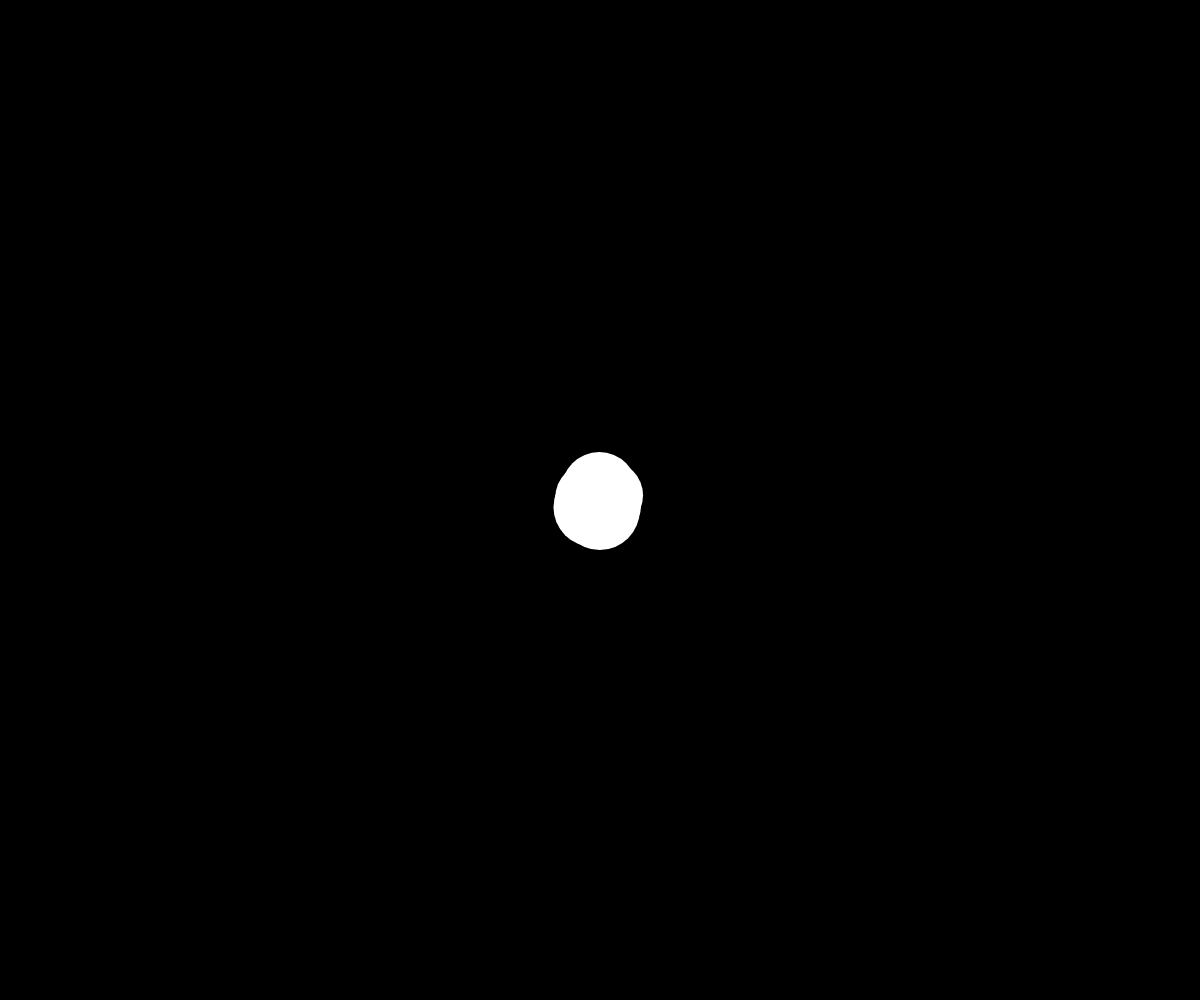
Frame 1 (no input)
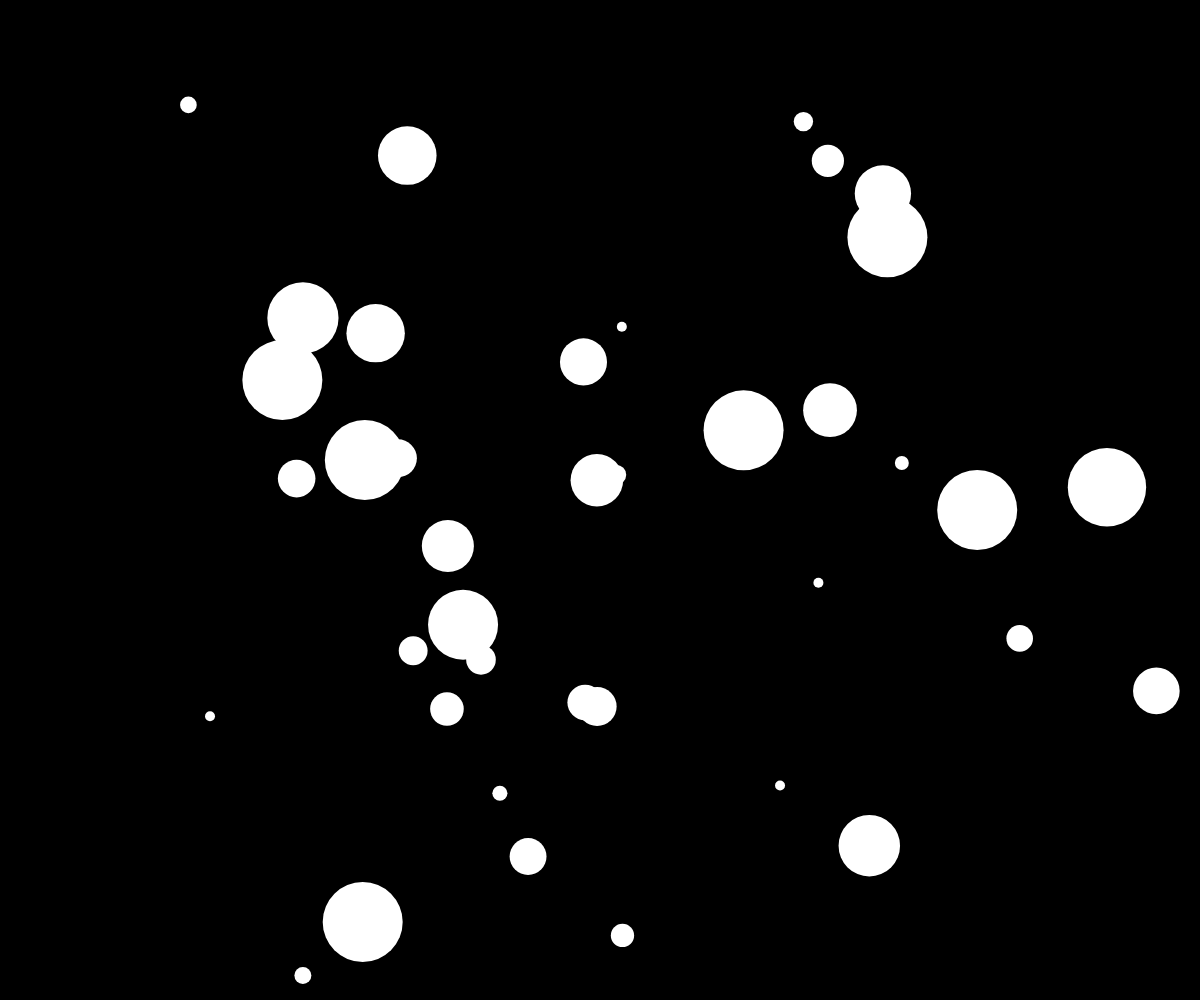
Frame 60 (no input)
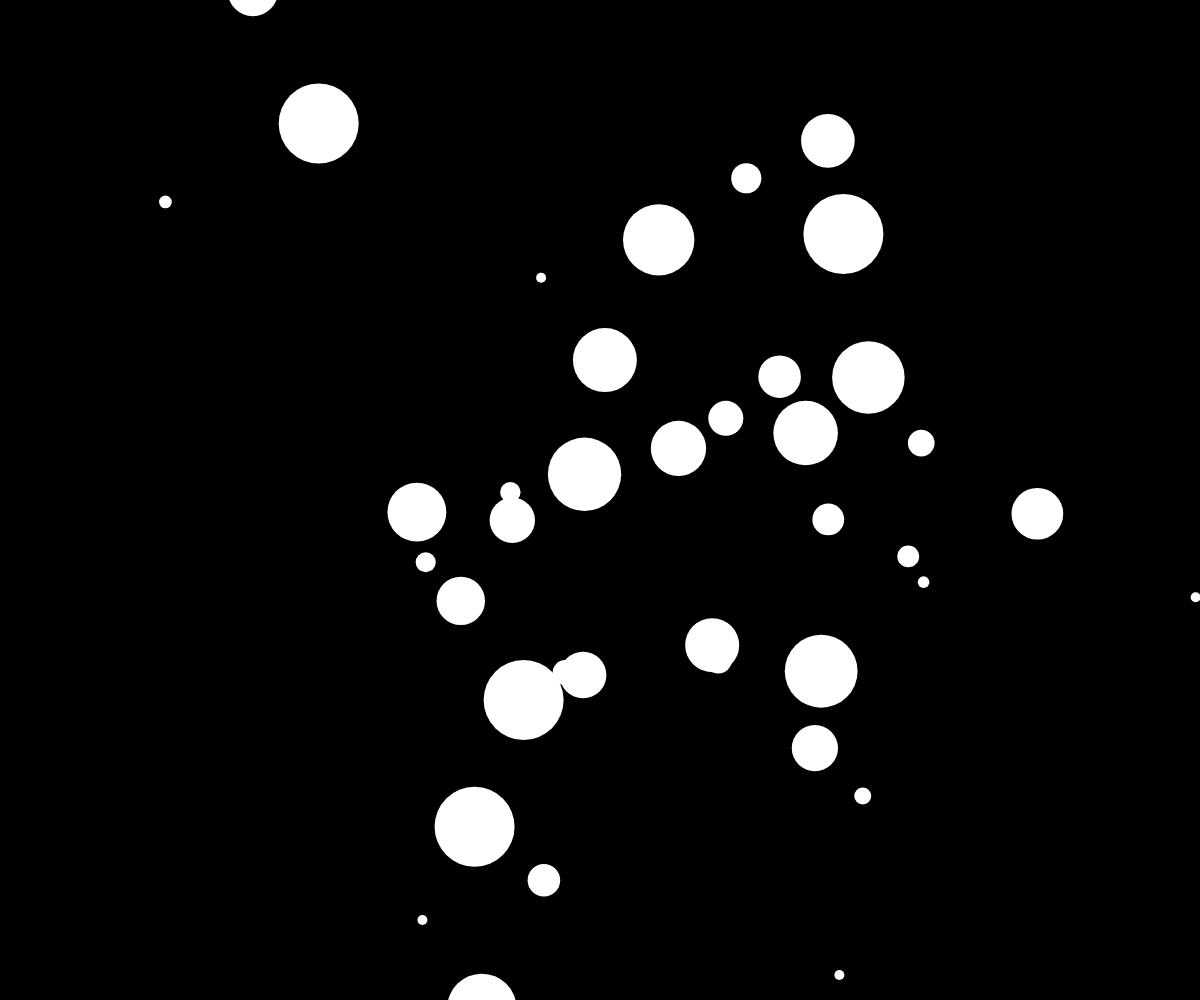
Frame 120 (the mouse pressed at the canvas centre since frame 60)

The p5.js sketch that drew these frames (run headless with seeded random() and noise() and a simulated clock; from frame 60 on, the mouse is pressed at the canvas centre):

// p5.js sketch
// ── sketch.js
let balls = [];
let noOfballs = 40;

function setup() {
  createCanvas(window.innerWidth, window.innerHeight);
  for (let i = 0; i < noOfballs; i++) {
    balls.push(new Mover());
  }

}

function Mover(){
  this.x = width/2;
  this.y = height/2;
  this.radi_range = [5,40]; // this.radi > 5 && this.radi < 40
  this.radi = round(random(5,40));


  this.initialize = function(){
    this.radi_change = round(random(-50,51))/100;
    this.angle = round(random(0,361));
    this.dist = round(random(10,400));
    // After covering this dist this mover will move somewhere else
    this.vel = [1,1];
    this.vel_constant = 10;
    this.final_location = [0,0];
  }
  this.initialize();

  this.setVel = function(){ // Sets velocity and Final location

      // Setting Velocity
      unit_angle = this.angle; // So that angles like 120 appear 30
      
      // Refer Something.jpg
      if(this.angle <= 90){
        this.vel[1] *= -1;
      }
      else if(this.angle <= 180){
        unit_angle = 180-unit_angle;
        this.vel[0] *= -1;
        this.vel[1] *= -1;

      }
      else if(this.angle <= 270){
        unit_angle = unit_angle-180;
        this.vel[0] *= -1;
      }
      else{unit_angle = 360-unit_angle;}
      // else{Other wise both positive}

      this.vel[0] *= this.vel_constant * cos(radians(unit_angle));
      this.vel[1] *= this.vel_constant * sin(radians(unit_angle));

      // Setting Final Location
      this.final_location[0] = this.x + this.vel[0]*this.dist/this.vel_constant;
      /* this.x + cos(unit_angle)*this.dist [But in angle between 90 to 270 
      it is this.x - cos(unit_angle)*this.dist] */
      this.final_location[1] = this.y + this.vel[1]*this.dist/this.vel_constant;
      /* this.y + sin(unit_angle)*this.dist [But in angle between 0 to 180 
      it is this.y - sin(unit_angle)*this.dist] */

      // Refer Something.js
  }
  this.setVel();
  this.changePos = function(){ // Change position and radius of ball

    // This line means that our ball has reached the desired location
    if( Math.abs(this.final_location[0]-this.x) < 20 && Math.abs(this.final_location[1]-this.y) < 20){
      this.initialize();
      this.setVel();
    }
    
    let xcheckOut = this.x < 0 || this.x > width; // Checking is ball out of screen from x axis
    let yCheckOut = this.y < 0 || this.y > height; // This is for y
    let isObjOutOfscr = xcheckOut||yCheckOut; // is object out of screen

    if(isObjOutOfscr){
      this.x = width/2;
      this.y = height/2;
      this.radi = round(random(5,40));
      this.initialize();
      this.setVel();
    }
    else{
      this.x += this.vel[0];
      this.y += this.vel[1];
      this.radi += this.radi_change; // Changing radi here
      this.limit_radi();
    }
  }
  
  this.disp = function(){ // Display object
    fill("white");
    noStroke();
    ellipse(this.x,this.y,this.radi*2);
  }

  this.limit_radi = function(){
    if(this.radi < this.radi_range[0]){this.radi = this.radi_range[0];}
    else if(this.radi > this.radi_range[1]){this.radi = this.radi_range[1];}
  }


}

function draw() {
  background("black");
  for (let i = 0; i < noOfballs; i++) {
    balls[i].changePos();
    balls[i].disp();

  }
  
  
}
